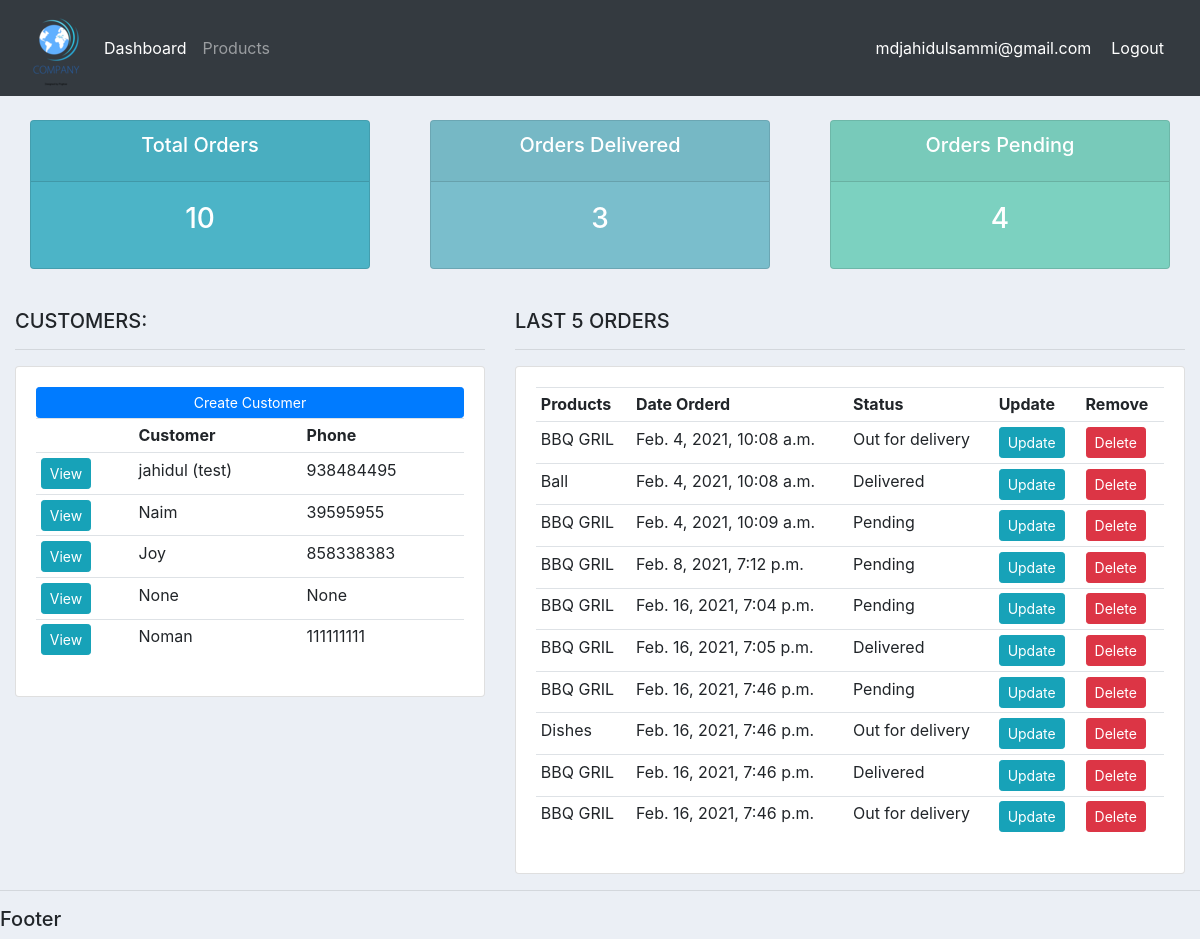
Page / (signed in) on the earlier database version.
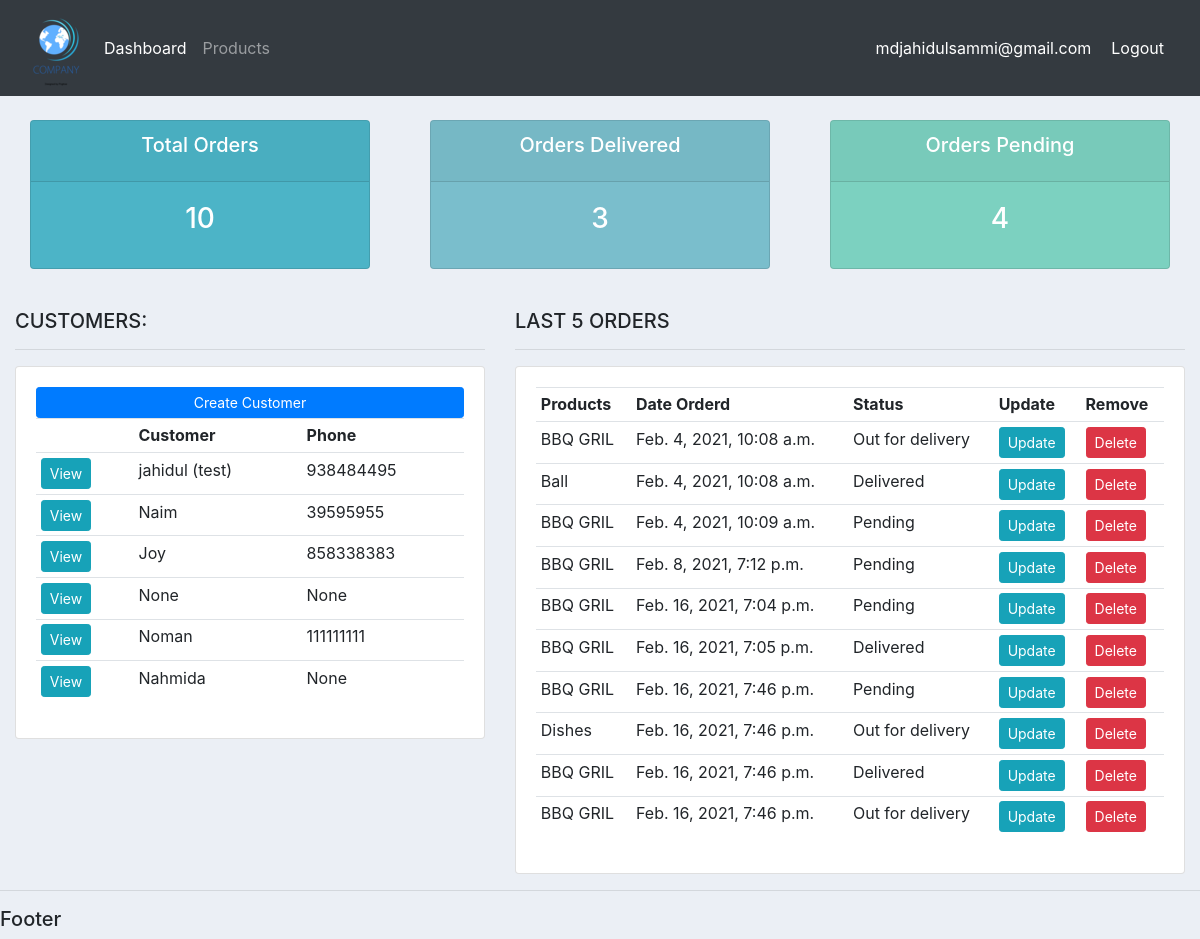
Same page on the later database version.
### accounts/models.py (models this page shows, shortened)
class Customer(models.Model):
    user = models.OneToOneField(User, null=True, blank=True, on_delete=models.CASCADE)
    name = models.CharField(max_length=200, null=True)
    phone = models.CharField(max_length=200, null=True)
    email = models.CharField(max_length=200, null=True)
    profile_pic = models.ImageField(default="default.jpg", null=True, blank=True)
    date_created = models.DateTimeField(auto_now_add=True, null=True)

class Order(models.Model):
    STATUS = (
            ('Pending','Pending'),
            ('Out for delivery', 'Out for delivery'),
            ('Delivered', 'Delivered'),
            )
    customer = models.ForeignKey(Customer, null=True, on_delete= models.SET_NULL)
    product = models.ForeignKey(Products, null=True, on_delete= models.SET_NULL)
    date_created = models.DateTimeField(auto_now_add=True, null=True)
    status = models.CharField(max_length=200, null=True, choices=STATUS)
    note = models.CharField(max_length=200, null=True)

class Products(models.Model):
    CATEGORY = (
              ('Indoor', 'Indoor'),
              ('Out Door', 'Out Door'),
              )
    name = models.CharField(max_length=200, null=True)
    price = models.FloatField(null=True)
    category = models.CharField(max_length=200, null=True, choices=CATEGORY)
    description = models.CharField(max_length=200, null=True, blank=True)
    date_created = models.DateTimeField(auto_now_add=True, null=True)
    tag = models.ManyToManyField(Tag)
    def __str__(self):
        return self.name

### accounts/decorators.py (the view)
    def wrapper_function(request, *args, **kwargs):
        group = None
        if request.user.groups.exists():
            group = request.user.groups.all()[0].name
        if group == 'customer':
            return redirect('user-page')
        if group == 'admin':
            return view_func(request, *args, **kwargs)

### accounts/views.py (called while the page is built)
@login_required(login_url='login')
@admin_only
def home(request):
    orders = Order.objects.all()
    customers = Customer.objects.all()
    total_customer = customers.count()
    total_orders = orders.count()
    delivered = orders.filter(status='Delivered').count()
    pending = orders.filter(status='Pending').count()
    context = {'orders':orders, 'customers':customers,
    'total_orders': total_orders, 'delivered': delivered,
    'pending': pending}
    return render(request,'accounts/dashboard.html', context)

### accounts/templates/accounts/dashboard.html
{% extends 'accounts/main.html' %}
{% block content %}
{% include 'accounts/status.html' %}
<br>
<div class="row">
    <div class="col-md-5">
        <h5>CUSTOMERS:</h5>
        <hr>
        <div class="card card-body">
            <a class="btn btn-primary  btn-sm btn-block" href="">Create Customer</a>
            <table class="table table-sm">
                <tr>
                    <th></th>
                    <th>Customer</th>
                    <th>Phone</th>
                </tr>
                {% for customer in customers %}
                   <tr>
                       <td><a class="btn btn-sm btn-info" href="{% url 'customer' customer.id %}">View</a></td>
                       <td>{{customer.name}}</td>
                       <td>{{customer.phone}}</td>
                   </tr>
                {% endfor %}
            </table>
        </div>
    </div>
    <div class="col-md-7">
        <h5>LAST 5 ORDERS</h5>
        <hr>
        <div class="card card-body">
            <table class="table table-sm">
                <tr>
                    <th>Products</th>
                    <th>Date Orderd</th>
                    <th>Status</th>
                    <th>Update</th>
                    <th>Remove</th>
                </tr>
                {% for order in orders %}
                   <tr>
                       <td>{{order.product}}</td>
                       <td>{{order.date_created}}</td>
                       <td>{{order.status}}</td>
                       <td><a class="btn btn-sm btn-info" href="{% url 'update_order' order.id %}">Update</a></td>
                       <td><a class="btn btn-sm btn-danger"href="{% url 'delete_order' order.id %}">Delete</a></td>
                   </tr>
                {% endfor %}
            </table>
        </div>
    </div>
</div>
{% endblock %}

### accounts/templates/accounts/main.html (shortened to what this page needs)
{% load static %}
<!DOCTYPE html>
<html>
  <head>
    <link rel="stylesheet" href="https://stackpath.bootstrapcdn.com/bootstrap/4.4.1/css/bootstrap.min.css">
    <link rel="stylesheet" href="{% static 'css/main.css' %}">
  </head>
  <body>
    {% include 'accounts/navbar.html' %}
    <div class="container-fluid">
    {% block content %}
    {% endblock %}
    </div>
    <hr>
    <h5>Footer</h5>
  </body>
</html>

### accounts/templates/accounts/navbar.html (shortened to what this page needs)
{% load static %}
<nav class="navbar navbar-expand-lg navbar-dark bg-dark">
<img src="{% static 'images/logo1.png' %}">
<div class="collapse navbar-collapse" id="navbarNav">
  <ul class="navbar-nav">
    {% if request.user.is_staff %}
    <li class="nav-item active">
      <a class="nav-link" href="{% url 'home' %}">Dashboard</a>
    </li>
    <li class="nav-item">
      <a class="nav-link" href="{% url 'products' %}">Products</a>
    </li>
    {% else %}
      <li class="nav-item">
        <a class="nav-link" href="{% url 'account' %}">Settings</a>
      </li>
    {% endif %}
  </ul>
</div>
<span class="hello-msg"> {{request.user}} </span>
<span><a class="hello-msg" href="{% url 'logout' %}">Logout</a></span>
</nav>

### accounts/templates/accounts/status.html
<br>
<div class="row">
    <div class="col">
        <div class="col-md">
            <div class="card text-center text-white  mb-3" id="total-orders">
                <div class="card-header">
                    <h5 class="card-title">Total Orders</h5>
                </div>
                <div class="card-body">
                    <h3 class="card-title">{{total_orders}}</h3>
                </div>
            </div>
        </div>
    </div>
    <div class="col">
        <div class="col-md">
            <div class="card text-center text-white mb-3" id="orders-delivered">
                <div class="card-header">
                    <h5 class="card-title">Orders Delivered</h5>
                </div>
                <div class="card-body">
                    <h3 class="card-title">{{delivered}}</h3>
                </div>
            </div>
        </div>
    </div>
    <div class="col">
        <div class="col-md">
            <div class="card text-center text-white mb-3" id="orders-pending">
                <div class="card-header">
                    <h5 class="card-title">Orders Pending</h5>
                </div>
                <div class="card-body">
                    <h3 class="card-title">{{pending}}</h3>
                </div>
            </div>
        </div>
    </div>
</div>

### static/css/main.css (style rules this page uses)
body { background-color: #ebeff5; }
#total-orders { background-color: #4cb4c7; }
#orders-delivered { background-color: #7abecc; }
#orders-pending { background-color: #7CD1C0; }

### accounts/templates/accounts/navbar.html (style rules this page uses)
.hello-msg { front-size: 18px; color: #fff; margin-right: 20px }

Differences in the rows shown:
added Customer: name "Nahmida", phone "None"
